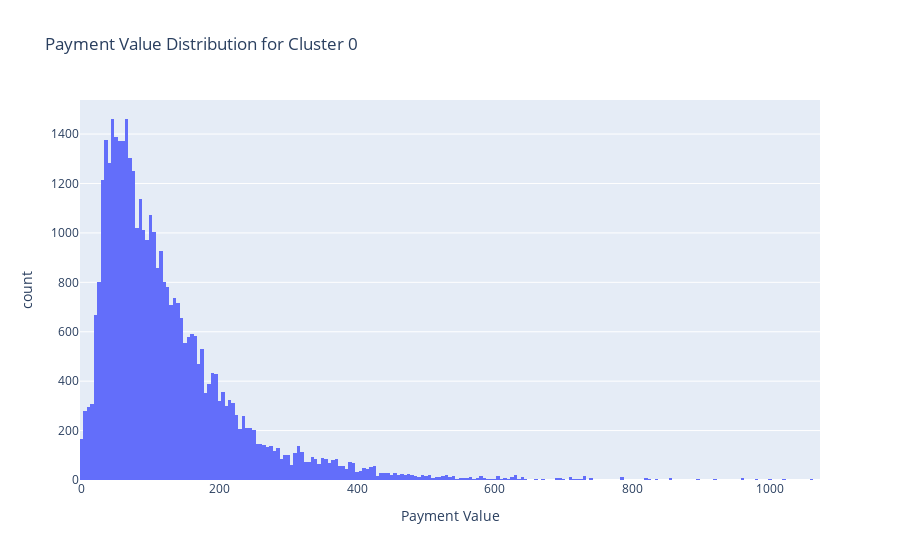

Here is the notebook cell this chart was saved with:
### Code cell
# Plot Payment Distribution
histogram(df=cluster_0_df,
          x="payment_value", 
          title="Payment Value Distribution for Cluster 0",
          xaxis="Payment Value")

### Figure 1 — Plotly figure (JSON) as saved in the notebook; plotly's stock layout.template omitted (floating-point values rounded to 4 significant figures; data arrays with more than 128 entries replaced by an {"elided": "..."} marker saying what was removed)
{"data": [{"alignmentgroup": "True", "bingroup": "x", "hovertemplate": "payment_value=%{x}<br>count=%{y}<extra></extra>", "legendgroup": "", "marker": {"color": "#636efa", "pattern": {"shape": ""}}, "name": "", "offsetgroup": "", "orientation": "v", "showlegend": false, "type": "histogram", "x": {"elided": "40089 float values"}, "xaxis": "x", "yaxis": "y"}], "layout": {"autosize": true, "barmode": "relative", "legend": {"tracegroupgap": 0}, "title": {"text": "Payment Value Distribution for Cluster 0"}, "xaxis": {"anchor": "y", "autorange": true, "domain": [0, 1], "range": [-2.5, 1072.0], "title": {"text": "Payment Value"}, "type": "linear"}, "yaxis": {"anchor": "x", "autorange": true, "domain": [0, 1], "range": [0, 1538.0], "title": {"text": "count"}}}}
